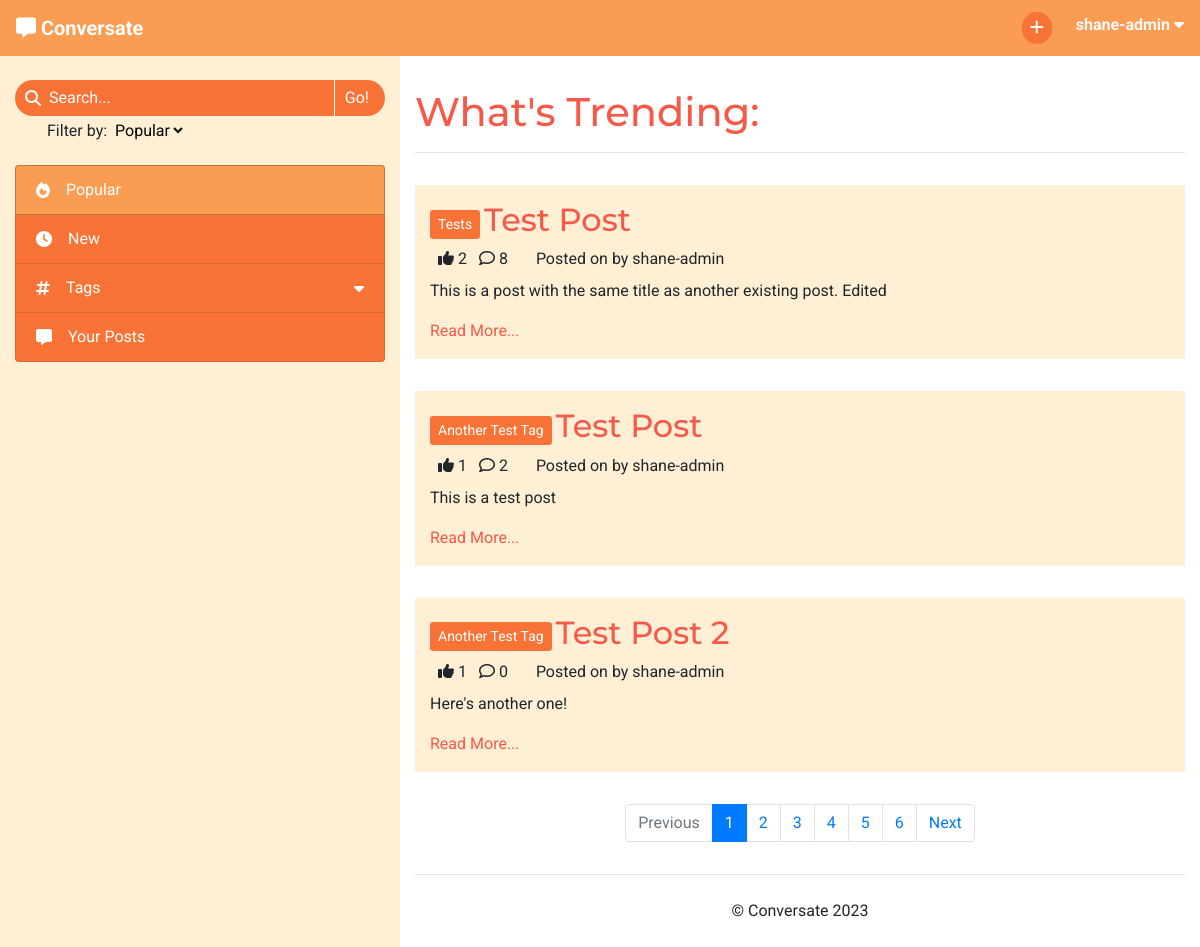
The app's page / (signed in) with its own data.
### forum/models.py (models this page shows, shortened)
class Post(models.Model):
    title = models.CharField(max_length=200)
    slug = models.SlugField(max_length=200, unique=True)
    tag = models.ForeignKey(Tag, on_delete=models.CASCADE,
                            related_name='tagged_posts')
    posted_by = models.ForeignKey(User, on_delete=models.CASCADE,
                                  related_name='added_posts')
    posted_on = models.DateTimeField(auto_now_add=True)
    content = models.TextField()
    edited = models.BooleanField(default=False)
    likes = models.ManyToManyField(User, related_name='post_likes', blank=True)
    approved = models.BooleanField(default=False)
    class Meta:
        ordering = ['-posted_on']
    def number_of_likes(self):
        return self.likes.count()
    def number_of_comments(self):
        return self.comments.count()

class Tag(models.Model):
    name = models.CharField(max_length=30, unique=True)
    def __str__(self):
        return self.name

### forum/views.py (the view)
# urls.py: path('', views.PopularPosts.as_view(), name='home'),
class PopularPosts(View):
    paginate_by = 20
    def get(self, request):
        if not request.user.is_authenticated:
            return redirect('accounts/login')
        posts = Post.objects \
                    .annotate(num_likes=Count('likes')) \
                    .order_by('-num_likes')
        context = get_paginated_posts(request, posts)
        context['heading'] = "What's Trending"
        context['selected_tab'] = 'Popular'
        return render(
            request,
            'index.html',
            context,
        )

### forum/views.py (called while the page is built)
def get_paginated_posts(request, post_list):
    p = Paginator(post_list, POSTS_PER_PAGE)
    page = request.GET.get('page')
    current_posts = p.get_page(page)
    return {
        'post_list': current_posts,
        'paginator': p
    }

### templates/index.html (shortened to what this page needs)
{% extends "base.html" %}
{% block content %}
<h1>{{ heading }}:</h1>
<hr>
{% for post in post_list %}
    <div class="row post">
        <div class="post-title col-12">
            <a href="#" class="btn btn-sm tag align-middle">{{ post.tag }}</a>
            <a href="{% url 'view_post' post.slug %}" class="anchor-no-style">
                <h2 class="d-inline-block align-middle">{{ post.title }}</h2>
            </a>
        </div>
        <div class="col-12">
            {% if user in post.likes.all %}
                <i class="fa-solid fa-thumbs-up ml-2"></i>
            {% else %}
                <i class="fa-regular fa-thumbs-up ml-2"></i>
            {% endif %}
            {{ post.number_of_likes }}
            <i class="fa-regular fa-comment ml-2"></i>
            {{ post.number_of_comments }}
            <p class="d-inline ml-4">Posted on {{ post.date_formatted }} by {{ post.posted_by }}</p>
        </div>
        <div class="col-12">
            <p class="mt-2">{{ post.content }}</p>
            <a href="{% url 'view_post' post.slug %}">Read More...</a>
        </div>
    </div>
{% endfor %}
{% if post_list.has_other_pages %}
<nav aria-label="Page navigation">
    <ul class="pagination justify-content-center">
        {% if post_list.has_previous %}
            <li class="page-item">
                <a class="page-link" href="?page={{ post_list.previous_page_number }}">Previous</a>
        {% else %}
            <li class="page-item disabled">
                <div class="page-link">Previous</div>
        {% endif %}
        </li>
        {% for page in paginator.page_range %}
            {% if page == post_list.number %}
            <li class="page-item active">
            {% else %}
            <li class="page-item">
            {% endif %}
                <a class="page-link" href="?page={{ page }}">{{ page }}</a>
            </li>
        {% endfor %}
        {% if post_list.has_next %}
            <li class="page-item">
                <a class="page-link" href="?page={{ post_list.next_page_number }}">Next</a>
        {% else %}
            <li class="page-item disabled">
                <div class="page-link">Next</div>
        {% endif %}
        </li>
    </ul>
</nav>
{% endif %}
{% endblock content %}

### templates/base.html (shortened to what this page needs)
{% load static %}
<!DOCTYPE html>
<html lang="en">
<head>
    <link rel="stylesheet" href="https://cdn.jsdelivr.net/npm/bootstrap@4.6.2/dist/css/bootstrap.min.css"
>
    <link rel="stylesheet" href="{% static 'css/style.css' %}" type="text/css">
</head>
<body id="main-page">
    <nav class="navbar navbar-expand-sm navbar-dark">
        <div>
            <a class="navbar-brand" href="{% url 'home' %}" aria-label="Go to the home page">
                <i class="fa-solid fa-message"></i>
                <strong>Conversate</strong>
            </a>
        </div>
            <ul class="nav justify-content-end">
                {% if user.is_authenticated %}
                    <li class="nav mr-2 mr-lg-4">
                        <a class="nav-icon" href="{% url 'new_post' %}" data-toggle="tooltip"
                            data-placement="bottom" title="New Post" aria-label="Create a new post">
                            <i class="fa-solid fa-plus"></i>
                        </a>
                    </li>
                    <li class="nav dropdown">
                        <span class="text-light d-none d-md-inline" data-toggle="dropdown" role="button"
                            aria-expanded="false" aria-label="User Information">
                            <strong class="align-middle">{{ user.username }}
                                <i class="fa-solid fa-caret-down"></i>
                            </strong>
                        </span>
                    </li>
                {% else %}
                    <li class="nav">
                        <a href="{% url 'account_login' %}" class="btn">Log In</a>
                    </li>
                {% endif %}
            </ul>
    </nav>
    <div>
        <div class="container-fluid">
            <div class="row">
                <nav class="d-none d-md-block col-4">
                    <form action="{% url 'search_post' %}" method="GET">
                        <div class="search-bar mt-4">
                            <div class="center-to-container">
                                <i class="fa-solid fa-magnifying-glass"></i>
                            </div>
                            <input type="text" name="search_query" value="{{ search_result }}" placeholder="Search..." required>
                            <input type="submit" value="Go!">
                        </div>
                        <label for="search-filter" class="ml-4 pl-2">Filter by:</label>
                        <select class="mt-1 mb-4 clickable" name="filter_by" id="search-filter">
                            <option value="popular">Popular</option>
                        </select>
                    </form>
                    <div class="list-group side-nav">
                        <a class="list-group-item list-group-item-action clickable{% if selected_tab == 'Popular' %} active{% endif %}"
                            href="{% url 'home' %}">
                            <i class="fa-solid fa-fire mr-lg-3 center-to-container"></i>Popular
                        </a>
                        <a class="list-group-item list-group-item-action clickable{% if selected_tab == 'Recent' %} active{% endif %}"
                            href="{% url 'recent_posts' %}">
                            <i class="fa-solid fa-clock mr-lg-3 center-to-container"></i>New
                        </a>
                        <a id="tag-collapse" class="list-group-item list-group-item-action clickable" data-toggle="collapse"
                            href="#side-nav-tags" role="button" aria-expanded="false" aria-controls="side-nav-tags">
                            <i class="fa-solid fa-hashtag mr-lg-3 center-to-container"></i>
                            <div>Tags</div>
                            <i class="fa-solid fa-caret-down center-to-container"></i>
                        </a>
                        <a class="list-group-item list-group-item-action clickable">
                            <i class="fa-solid fa-message mr-lg-3 center-to-container"></i>Your Posts
                        </a>
                    </div>
                </nav>
                <div id="main-content" class="col col-md-8">
                    <section>
                        {% block content %}
                        {% endblock content %}
                    </section>
                    <footer>
                        <hr>
                        <p class="text-center my-4">&copy; Conversate 2023</p>
                    </footer>
                </div>
            </div>
        </div>
    </div>
</body>
</html>

### static/css/style.css (style rules this page uses)
* { font-family: 'Roboto', sans-serif; }
h1, h2, h3 { font-family: 'Montserrat', sans-serif; }
.clickable { cursor: pointer; }
.anchor-no-style, .anchor-no-style:hover { text-decoration: none; }
a, h1, h2, h3 { color: #f75949; }
.btn { background-color: #f75949; border: none; color: white; }
.center-to-container { display: flex; align-items: center; justify-content: center; }
.navbar { background-color: #FA9C52; display: grid; grid-template-columns: 1fr 1fr; grid-template-rows: 1fr; }
.nav-icon { color: white; background-color: #FA7336; border: none; border-radius: 32px; width: 30px; padding: 4px; text-align: center; }
.list-group-item-action, .list-group-item-action:focus { color: white; background-color: #FA7336; }
.side-nav>.list-group-item-action, .side-nav>.list-group-item-action:focus { display: grid; grid-template-columns: auto 1fr auto; grid-template-rows: 1fr; }
.list-group-item-action.active { background-color: #FA9C52; border-color: rgba(0, 0, 0, 0.25); }
.search-bar { border-radius: 32px; width: 100%; background-color: #FA7336; color: white; display: grid; grid-template-columns: auto 1fr auto; grid-template-rows: 1fr; overflow: hidden; }
.search-bar i { padding-left: 10px; }
.search-bar>input[type=text] { margin-left: 8px; padding: 6px 0; border: none; outline: none; display: inline-block; min-width: 0; background-color: inherit; color: white; }
.search-bar>input::placeholder { color: white; }
.search-bar input[type=submit] { background: none; border: none; border-left: 1px solid white; padding: 4px 16px 4px 10px; color: white; }
#search-filter { background: none; border: none; outline: none; }
#tag-collapse { border-bottom: none; }
#main-page { background-color: #FFEFD4; }
#main-content { background-color: white; padding-top: 32px; height: calc(100vh - 56px); overflow-y: auto; display: grid; grid-template-columns: 1fr; grid-template-rows: 1fr auto; }
.post { margin: 32px 0; padding: 16px 0; background-color: #FFEFD4; }
.tag { background-color: #FA7336; color: white; }

### records on screen
Post: tag "Tests", title "Test Post", number_of_likes "2", number_of_comments "8", posted_by "shane-admin", content "This is a post with the same title as another existing post. Edited"
Post: tag "Another Test Tag", title "Test Post", number_of_likes "1", number_of_comments "2", posted_by "shane-admin", content "This is a test post"
Post: tag "Another Test Tag", title "Test Post 2", number_of_likes "1", number_of_comments "0", posted_by "shane-admin", content "Here's another one!"

### other values on screen
{{ user.username }} "shane-admin"
{{ heading }} "What's Trending"
{{ page }} "1" "2" "3" "4" "5" "6"
